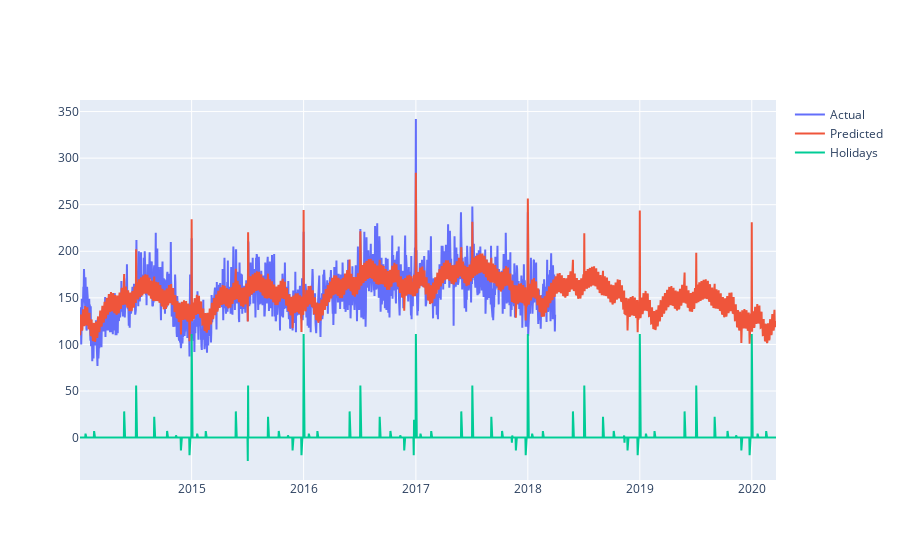

The notebook cell saved with this chart:
### Code cell
import plotly.graph_objects as go
fig = go.Figure()
# Create and style traces
fig.add_trace(go.Scatter(x=df_prophet['ds'], y=df_prophet['y'], name='Actual',))
fig.add_trace(go.Scatter(x=forecast_holidays['ds'], y=forecast_holidays['yhat'], name='Predicted',))
fig.add_trace(go.Scatter(x=forecast_holidays['ds'], y=forecast_holidays['holidays'], name='Holidays',))
fig.show()

### Figure 1 — Plotly figure (JSON) as saved in the notebook; plotly's stock layout.template omitted (floating-point values rounded to 4 significant figures; data arrays with more than 128 entries replaced by an {"elided": "..."} marker saying what was removed)
{"data": [{"name": "Actual", "type": "scatter", "x": {"elided": "1547 str values"}, "y": {"elided": "1547 int values"}}, {"name": "Predicted", "type": "scatter", "x": {"elided": "2267 str values"}, "y": {"elided": "2267 float values"}}, {"name": "Holidays", "type": "scatter", "x": {"elided": "2267 str values"}, "y": {"elided": "2267 float values"}}], "layout": {}}
